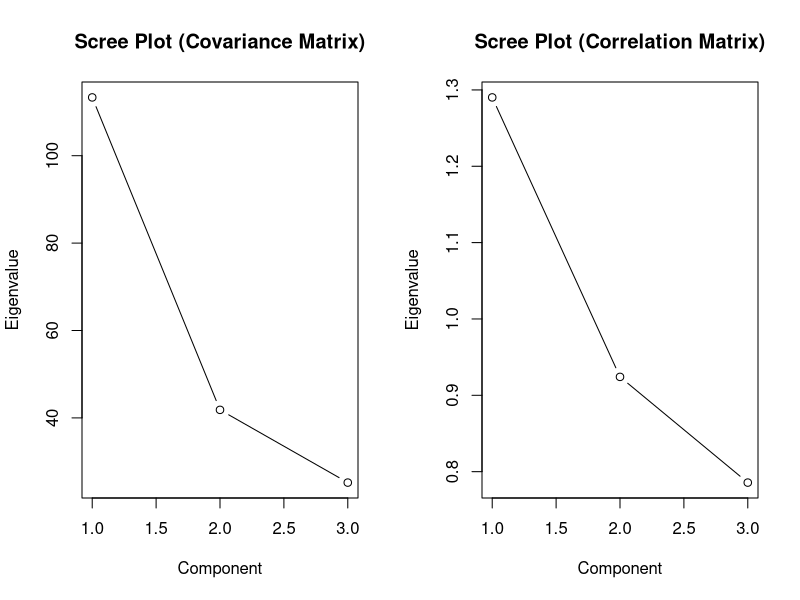
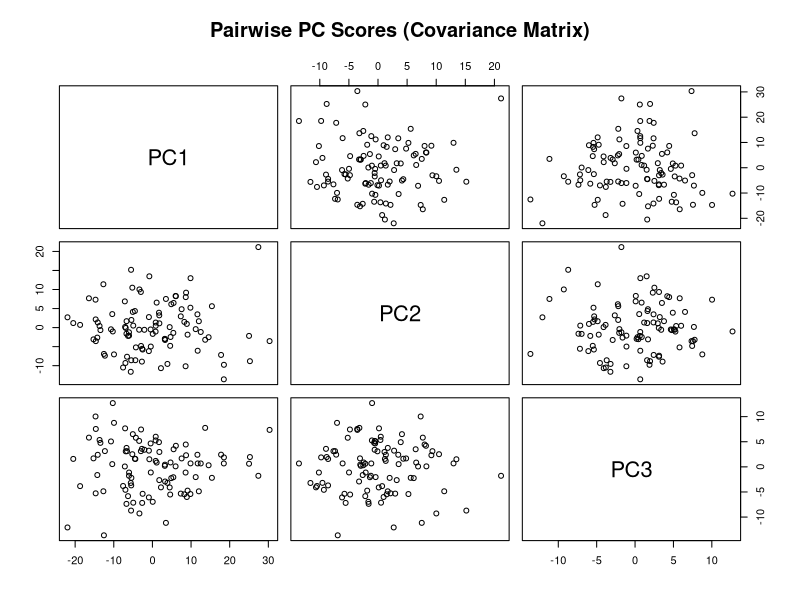
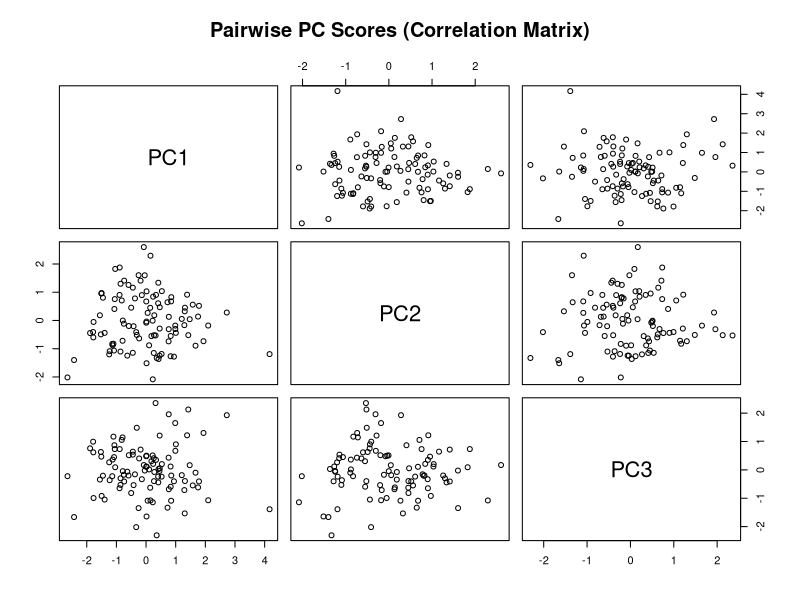

These charts were generated, in order, by the following R code:
## ---- chunk 1
knitr::opts_chunk$set(echo = TRUE, tidy = TRUE, fig.width=10)

# Libraries
library(MASS)  
library(ggplot2)
library(GGally)
library(mclust)
library(kableExtra)
## ---- chunk 2
# Paso 1: Configuración y generación de datos
set.seed(42) # Para reproducibilidad
n <- 100
mean <- c(0, 0, 0) # Media de la distribución
cov_matrix <- matrix(c(100, 10, 10, 
                       10, 50, 10, 
                       10, 10, 30), nrow = 3) # Matriz de covarianza

# Generamos los datos aleatorios
data <- mvrnorm(n, mu = mean, Sigma = cov_matrix)
colnames(data) <- c("X1", "X2", "X3")

# Paso 2: PCA con la matriz de covarianza
pca_cov <- prcomp(data, scale. = FALSE) # scale. = FALSE usa la matriz de covarianza
eigenvalues_cov <- pca_cov$sdev^2 # Valores propios
eigenvectors_cov <- pca_cov$rotation # Vectores propios

# Paso 3: PCA con la matriz de correlación
pca_cor <- prcomp(data, scale. = TRUE) # scale. = TRUE usa la matriz de correlación
eigenvalues_cor <- pca_cor$sdev^2 # Valores propios
eigenvectors_cor <- pca_cor$rotation # Vectores propios

# Paso 4: Graficar Scree Plots
par(mfrow=c(1, 2))

# Scree plot para matriz de covarianza
plot(eigenvalues_cov, type="b", xlab="Component", ylab="Eigenvalue",
     main="Scree Plot (Covariance Matrix)")

# Scree plot para matriz de correlación
plot(eigenvalues_cor, type="b", xlab="Component", ylab="Eigenvalue",
     main="Scree Plot (Correlation Matrix)")

# Paso 5: Calcular y graficar los puntajes de las componentes principales
scores_cov <- pca_cov$x # Puntajes de PCA con matriz de covarianza
scores_cor <- pca_cor$x # Puntajes de PCA con matriz de correlación

# Paso 6: Graficar matriz de pares para los puntajes de componentes principales
par(mfrow=c(1, 2))

# Pares de gráficos para matriz de covarianza
pairs(scores_cov, main="Pairwise PC Scores (Covariance Matrix)")

# Pares de gráficos para matriz de correlación
pairs(scores_cor, main="Pairwise PC Scores (Correlation Matrix)")

# Comparación de resultados
cat("Eigenvalues (Covariance Matrix):", eigenvalues_cov, "\n")
cat("Eigenvectors (Covariance Matrix):\n")
print(eigenvectors_cov)

cat("Eigenvalues (Correlation Matrix):", eigenvalues_cor, "\n")
cat("Eigenvectors (Correlation Matrix):\n")
print(eigenvectors_cor)
